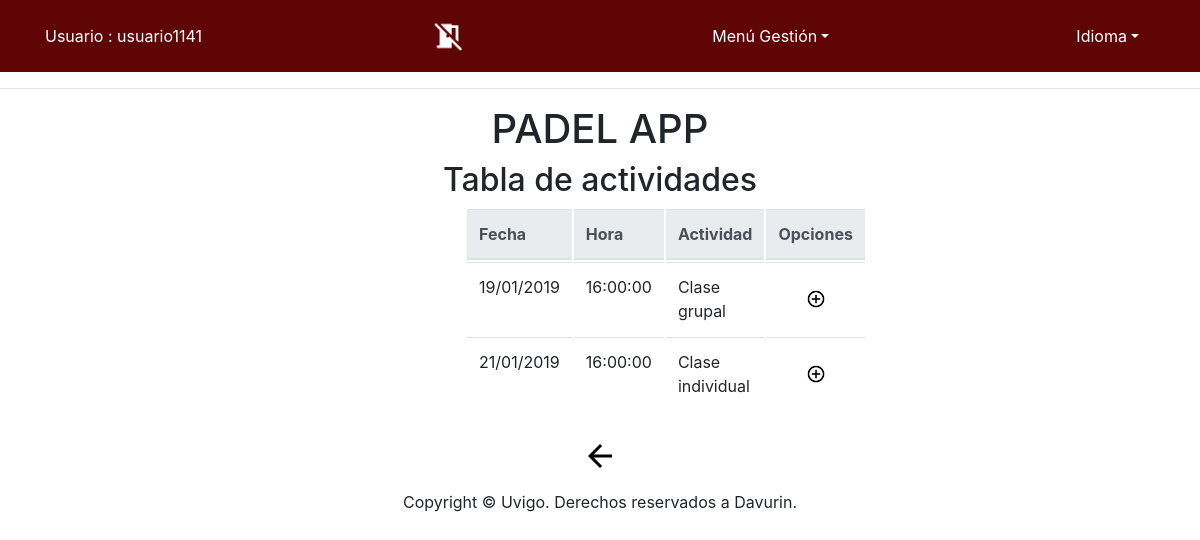
The page /app/Controllers/ACT_CONTROLLER.php (signed in) on the database its author committed.
### tables this page shows
CREATE TABLE IF NOT EXISTS `EscuelaDeportiva` (
  `Fecha` DATE NOT NULL,
  `Hora` TIME NOT NULL,
  `Actividad` VARCHAR(45) NOT NULL,
  PRIMARY KEY (`Fecha`, `Hora`, `Actividad`));

### app/Controllers/ACT_CONTROLLER.php (called while the page is built, shortened)
<?php
include '../Functions/Comprobar_Disponibilidad.php';
include '../Models/ACT_MODEL.php';
include '../Views/ACTIVIDADES/ACT_SHOWALL_View.php';
switch ( $_REQUEST[ 'action' ] ) {
	default:
		if($_SESSION['tipo'] == 'Admin' ||$_SESSION['tipo'] == 'Deportista'){
				if ( !$_POST ) {
					$ACT = new ACT_MODEL( '', '', '');
				} else {
					$ACT = get_data_form();
				}
				if($_SESSION['tipo'] == 'Admin'){
					$datos = $ACT->SEARCH();
				}else{
					$datos = $ACT->SEARCH();
				}
				$lista = array('Fecha','Hora', 'Actividad');
				new ACT_SHOWALL( $lista, $datos);
		}else{
			new MESSAGE( 'El usuario no tiene los permisos necesarios', '../Controllers/USUARIO_CONTROLLER.php' );
		}
}
?>

### app/Models/ACT_MODEL.php (called while the page is built, shortened)
<?php
class ACT_MODEL{
	var	$fecha;
	var	$hora;
	var $actividad;
	var $mysqli;
	function __construct($fecha,$hora,$actividad) {
		$this->fecha = $fecha;
        $this->hora=$hora;
		$this->actividad=$actividad;
		include_once '../Functions/BdAdmin.php';
		$this->mysqli = ConectarBD();
	}
	function SEARCH() {
		$sql = "select
					Hora,
					Fecha,
					Actividad
       			from EscuelaDeportiva
    			where
    				(
                    (BINARY Fecha LIKE '%$this->fecha%') &&
    				(BINARY Hora LIKE '%$this->hora%') &&
					(BINARY Actividad LIKE '%$this->actividad%')
    				)";
		if ( !( $resultado = $this->mysqli->query( $sql ) ) ) {
			return 'Error en la consulta sobre la base de datos';
		} else {
			return $resultado;
		}
	}
}
?>

### app/Functions/BdAdmin.php (called while the page is built, shortened)
<?php
function ConectarBD()
{
	    $mysqli = new mysqli("localhost", "user", "pass", "abpbase");
		return $mysqli;
}
?>

### app/Views/ACTIVIDADES/ACT_SHOWALL_View.php (the view, shortened to what this page needs)
<?php
class ACT_SHOWALL {
	function __construct( $lista, $datos) {
		$this->lista = $lista;
		$this->datos = $datos;
		$this->render($this->lista,$this->datos);
	}
	function render($lista,$datos){
		$this->datos = $datos;
	include '../Views/Header.php';
?>
		<div class="seccion" align="center">
			<h2>
				<?php echo $strings['Tabla de actividades'];?>
			</h2>
			<div class="col-md-3">
			<table class="table">
				<thead class="thead-light">
				<tr>
<?php
					foreach ( $lista as $atributo ) {
?>
						<th>
							<?php echo $strings[$atributo]?>
						</th>
<?php
					}
?>
					<th>
						<?php echo $strings['Opciones']?>
					</th>
				</tr>
<?php
				while ( $fila = mysqli_fetch_array( $this->datos ) ) {
?>
				<tr>
<?php
					foreach ( $lista as $atributo ) {
?>
					<td>
<?php
 				if($atributo == 'Fecha'){
					echo date( "d/m/Y", strtotime( $fila[ $atributo ] ) );
				}else{
							echo $fila[ $atributo ];
				}
?>
					</td>
<?php
					}
					if($_SESSION['tipo'] == 'Admin'){
?>
					<td align="center">
						<form action="../Controllers/ACT_CONTROLLER.php" method="get" style="display:inline" >
							<input type="hidden" name="Fecha" value="<?php echo $fila['Fecha']; ?>">
							<input type="hidden" name="Hora" value="<?php echo $fila['Hora']; ?>">
							<input type="hidden" name="Actividad" value="<?php echo $fila['Actividad']; ?>">
								<button id ="buttonBien" type="submit" name="action" value="DELETE" ><img src="../Views/icon/delete_big.png" alt="<?php echo $strings['Eliminar']?>" width="20" height="20" /></button>
								<button id ="buttonBien" type="submit" name="action" value="SHOWCURRENT" ><img src="../Views/icon/verdetalles_2.jpg" alt="<?php echo $strings['Ver en detalle']?>" width="20" height="20"/></button>
						</form>
<?php
					}else{
?>
						<td align="center">
						<form action="../Controllers/INSACT_CONTROLLER.php" method="get" style="display:inline" >
								<button id ="buttonBien" type="submit" name="action" value="INSCRIPCION" ><img src="../Views/icon/add_big.png" alt="<?php echo $strings['Añadir']?>" width="20" height="20"/></button>
						</form>
<?php
				}
?>
				</tr>
<?php
					   }
?>
				</thead>
			</table>
			</div>
			<form action='../Controllers/DEFAULT_CONTROLLER.php' method="post">
				<button id ="buttonBien" type="submit"><img src="../Views/icon/back_big2.png" alt="<?php echo $strings['Atras']?>" /></button>
			</form>
		</div>
<?php
		include '../Views/Footer.php';
		}
	}
?>

### rows shown on the page
escueladeportiva: Fecha "19/01/2019", Hora "16:00:00", Actividad "Clase grupal"
escueladeportiva: Fecha "21/01/2019", Hora "16:00:00", Actividad "Clase individual"

### other values the page prints
$strings['Usuario'] "Usuario"
$_SESSION['login'] "usuario1141"
$strings['menuGestion'] "Menú Gestión"
$strings['idioma'] "Idioma"
$strings['Tabla de actividades'] "Tabla de actividades"
$strings[$atributo] "Fecha"
$strings[$atributo] "Hora"
$strings[$atributo] "Actividad"
$strings['Opciones'] "Opciones"
